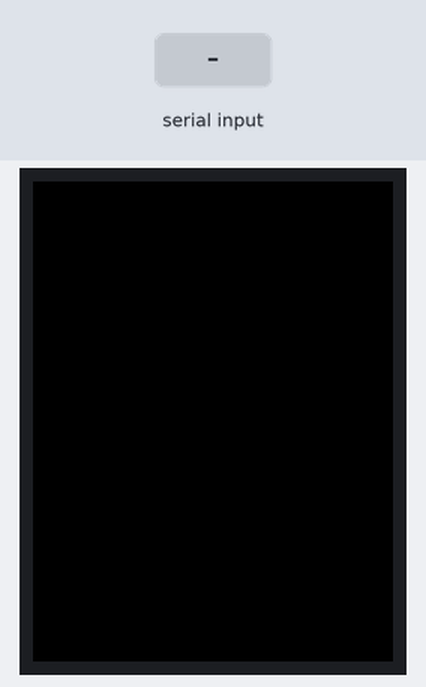
Simulated run of this sketch. Board: Arduino Uno, built with avr-gcc and run on an emulated ATmega328P. Parts: 240×320 colour display. Inputs (shaded band) come from the test bench. What the sketch prints to the serial monitor is not drawn.

Above: at 1.0 s.
1.1 s: "90,45\n" received over Serial
At 26.2 s:
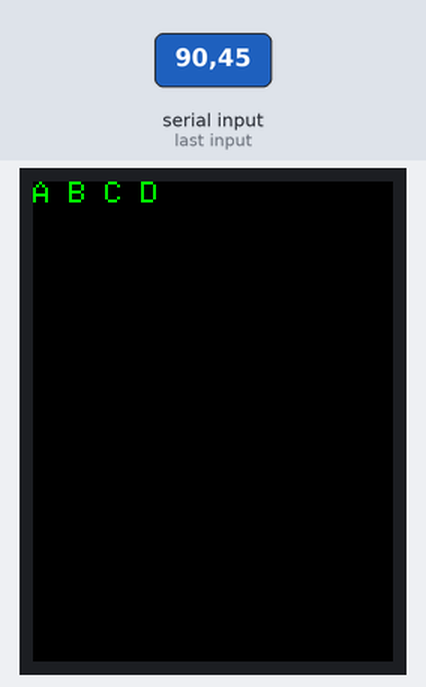
Timing chart, 0 to 27.7 s (numbered marks = the images above; inputs shaded):
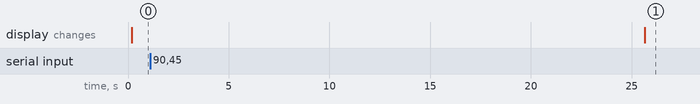

The sketch:

App6.ino
```cpp
#include <stdio.h>
#include <stdlib.h>
#include <string.h>
#include <Elegoo_GFX.h>    // Core graphics library
#include <Elegoo_TFTLCD.h> // Hardware-specific library

// The control pins for the LCD can be assigned to any digital or
// analog pins...but we'll use the analog pins as this allows us to
// double up the pins with the touch screen (see the TFT paint example).
#define LCD_CS A3 // Chip Select goes to Analog 3
#define LCD_CD A2 // Command/Data goes to Analog 2
#define LCD_WR A1 // LCD Write goes to Analog 1
#define LCD_RD A0 // LCD Read goes to Analog 0

#define LCD_RESET A4 // Can alternately just connect to Arduino's reset pin

#define MAX_LEN 32


// Assign human-readable names to some common 16-bit color values:
#define  BLACK   0x0000
#define BLUE    0x001F
#define RED     0xF800
#define GREEN   0x07E0
#define CYAN    0x07FF
#define MAGENTA 0xF81F
#define YELLOW  0xFFE0
#define WHITE   0xFFFF

Elegoo_TFTLCD tft(LCD_CS, LCD_CD, LCD_WR, LCD_RD, LCD_RESET);
// If using the shield, all control and data lines are fixed, and
// a simpler declaration can optionally be used:
// Elegoo_TFTLCD tft;

// The message we're printing
String message = "A B C D";
// Initialize the delay outside of either method's scope
// so both can access the values
int messageDelay = 0;

// Flashes the message "A B C D" for a number of seconds given by the user.
// It repeats this behavior indefinitely.
void setup() {
  Serial.begin(9600);
  Serial.println(F("TFT LCD test"));


#ifdef USE_Elegoo_SHIELD_PINOUT       // This is defined in Elegoo_TFTLCD.h
  Serial.println(F("Using Elegoo 2.4\" TFT Arduino Shield Pinout"));
#else
  Serial.println(F("Using Elegoo 2.4\" TFT Breakout Board Pinout"));
#endif

  Serial.print("TFT size is "); Serial.print(tft.width()); Serial.print("x"); Serial.println(tft.height());

  tft.reset();

  uint16_t identifier = tft.readID();
  if (identifier == 0x9325) {
    Serial.println(F("Found ILI9325 LCD driver"));
  } else if (identifier == 0x9328) {
    Serial.println(F("Found ILI9328 LCD driver"));
  } else if (identifier == 0x4535) {
    Serial.println(F("Found LGDP4535 LCD driver"));
  } else if (identifier == 0x7575) {
    Serial.println(F("Found HX8347G LCD driver"));
  } else if (identifier == 0x9341) {
    Serial.println(F("Found ILI9341 LCD driver"));
  } else if (identifier == 0x8357) {
    Serial.println(F("Found HX8357D LCD driver"));
  } else if (identifier == 0x0101)
  {
    identifier = 0x9341;
    Serial.println(F("Found 0x9341 LCD driver"));
  }
  else if (identifier == 0x1111)
  {
    identifier = 0x9328;
    Serial.println(F("Found 0x9328 LCD driver"));
  }
  else {
    Serial.print(F("Unknown LCD driver chip: "));
    Serial.println(identifier, HEX);
    Serial.println(F("If using the Elegoo 2.8\" TFT Arduino shield, the line:"));
    Serial.println(F("  #define USE_Elegoo_SHIELD_PINOUT"));
    Serial.println(F("should appear in the library header (Elegoo_TFT.h)."));
    Serial.println(F("If using the breakout board, it should NOT be #defined!"));
    Serial.println(F("Also if using the breakout, double-check that all wiring"));
    Serial.println(F("matches the tutorial."));
    identifier = 0x9328;

  }
  tft.begin(identifier);
  // Asks the user for input
  Serial.print("How many seconds would you like the message to flash?  ");
  // Gives the user time to enter input
  while (messageDelay == 0) {
    messageDelay = Serial.parseInt();
  }
  Serial.println(messageDelay);
}

void loop() {
  // Clears the screen
  tft.fillScreen(BLACK);
  // Pauses for the clear delay
  delay(messageDelay * 1000);
  // Resets the cursor and sets the text color and size
  tft.setCursor(0, 0);
  tft.setTextColor(GREEN); tft.setTextSize(2);
  // Prints the message
  tft.print(message);
  // Pauses for message delay
  delay(messageDelay * 1000);
}
```

Measured:
- after the input at 1.1 s, the display: changes after 24.5 s (image 1)
